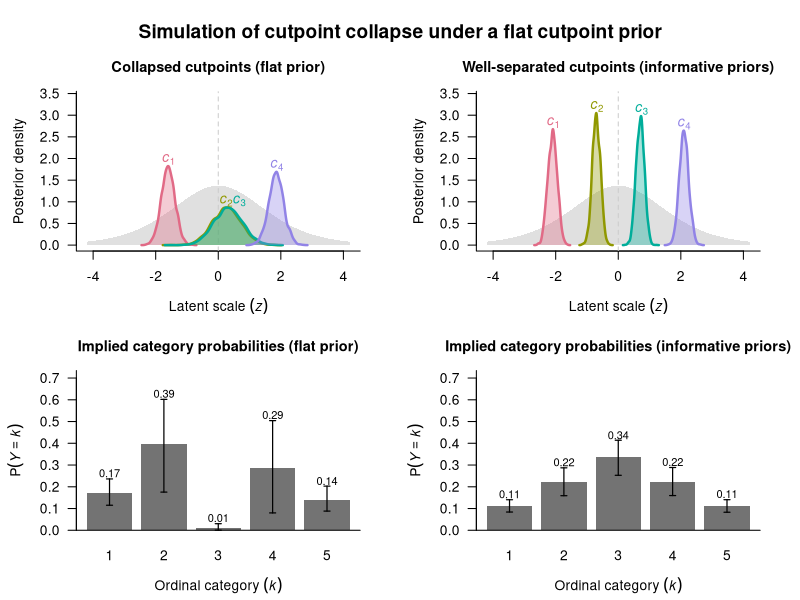
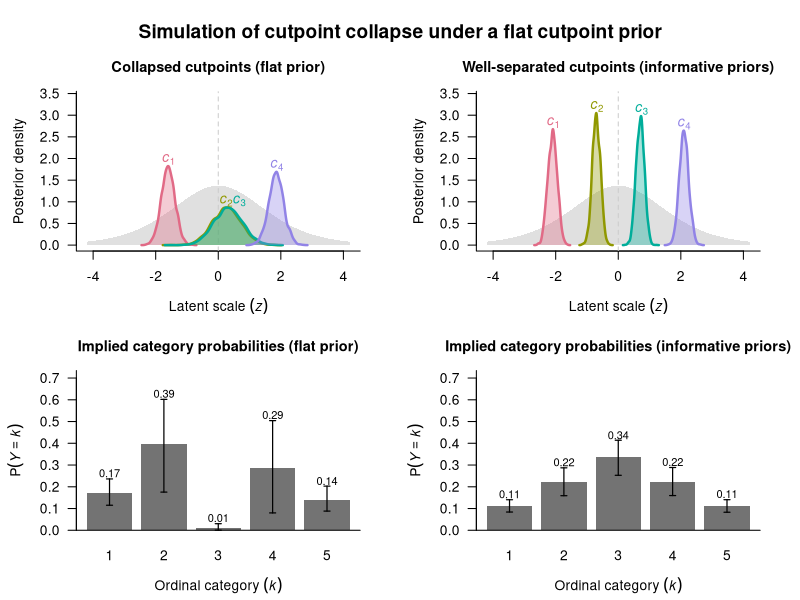

These charts were generated, in order, by the following R code:
# ------------------------------------------------------------------
# Cutpoint collapse vs. well-separated cutpoints in a cumulative
# (ordered logistic) model -- styled to match the parallel-lines
# (proportional odds) diagram so the two figures sit together in
# one paper.
#
# 2 x 2 layout:
#   columns : collapsed cutpoints (left) | well-separated cutpoints (right)
#   rows    : cutpoint posteriors on the latent scale (top)
#             implied category probabilities with 95% CrI (bottom)
#
# Style conventions shared with po_diagram():
#   * base graphics, bty = "l", las = 1
#   * hcl.colors(., "Dark 3") line palette
#   * colour-matched plotmath labels (italic(c)[k]) placed on the plot
#     itself rather than in a legend box
#   * faint grey dotted/dashed reference guides
#   * bold per-panel titles + one bold outer title via mtext
# ------------------------------------------------------------------

cutpoint_collapse_diagram <- function(collapse_draws, good_draws,
                                      xlim = c(-4.2, 4.2), n = 400) {
  
  stopifnot(ncol(collapse_draws) == ncol(good_draws))
  
  Jc   <- ncol(collapse_draws)            # number of cutpoints (K - 1)
  K    <- Jc + 1
  cols <- hcl.colors(Jc, palette = "Dark 3")
  
  # ---- densities of every cutpoint, both scenarios -----------------
  dens_list <- function(d) lapply(seq_len(Jc), function(k) density(d[[k]]))
  dens_col  <- dens_list(collapse_draws)
  dens_good <- dens_list(good_draws)
  
  # common y-range for the two top panels, so widths/heights of the
  # posteriors are visually comparable across columns
  dens_ymax <- max(vapply(c(dens_col, dens_good), function(d) max(d$y), 0))
  dens_ylim <- c(0, dens_ymax * 1.12)
  
  # latent standard-logistic backdrop, scaled to sit under the densities
  xs      <- seq(xlim[1], xlim[2], length.out = n)
  latent  <- dlogis(xs) * (0.45 * dens_ymax / dlogis(0))
  
  # spread label positions apart so neighbouring labels keep a minimum
  # gap (same helper as in po_diagram)
  spread_labels <- function(y, mingap) {
    ord <- order(y)
    ys  <- y[ord]
    for (i in seq_along(ys)[-1])
      if (ys[i] - ys[i - 1] < mingap) ys[i] <- ys[i - 1] + mingap
    out <- y
    out[ord] <- ys
    out
  }
  
  # ---- top-row panel: cutpoint posteriors ---------------------------
  dens_panel <- function(dl, main) {
    plot(NA, xlim = xlim, ylim = dens_ylim,
         xlab = expression("Latent scale" ~ (italic(z))),
         ylab = "Posterior density",
         main = main, las = 1, bty = "l")
    
    # grey latent backdrop + zero guide, echoing the guide style of the
    # parallel-lines figure
    polygon(c(xs, rev(xs)), c(latent, rep(0, n)),
            col = "grey88", border = NA)
    abline(v = 0, lty = 2, col = "grey80")
    
    for (k in seq_len(Jc)) {
      d <- dl[[k]]
      polygon(c(d$x, rev(d$x)), c(d$y, rep(0, length(d$y))),
              col = adjustcolor(cols[k], alpha.f = 0.35), border = NA)
      lines(d$x, d$y, col = cols[k], lwd = 2.4)
    }
    
    # colour-matched italic(c)[k] labels above each density peak,
    # nudged horizontally apart if two peaks nearly coincide
    peak_x <- vapply(dl, function(d) d$x[which.max(d$y)], 0)
    peak_y <- vapply(dl, function(d) max(d$y), 0)
    lab_x  <- spread_labels(peak_x, 0.05 * diff(xlim))
    text(lab_x, pmin(peak_y + 0.05 * dens_ymax, dens_ylim[2]),
         labels = parse(text = paste0("italic(c)[", seq_len(Jc), "]")),
         col = cols, cex = 1, xpd = NA)
  }
  
  # ---- bottom-row panel: implied category probabilities -------------
  prob_summary <- function(d) {
    cum <- cbind(0, plogis(as.matrix(d)), 1)
    p   <- cum[, -1, drop = FALSE] - cum[, -ncol(cum), drop = FALSE]
    q   <- apply(p, 2, quantile, probs = c(0.025, 0.975))
    list(mean = colMeans(p), lo = q[1, ], hi = q[2, ])
  }
  
  ps_col  <- prob_summary(collapse_draws)
  ps_good <- prob_summary(good_draws)
  prob_ymax <- max(ps_col$hi, ps_good$hi) * 1.22
  
  prob_panel <- function(ps, main) {
    mid <- barplot(ps$mean, names.arg = seq_len(K),
                   col = "grey45", border = NA,
                   ylim = c(0, prob_ymax),
                   xlab = expression("Ordinal category" ~ (italic(k))),
                   ylab = expression(plain(P) * group("(", italic(Y) == italic(k), ")")),
                   main = main, las = 1)
    box(bty = "l")
    arrows(mid, ps$lo, mid, ps$hi,
           angle = 90, code = 3, length = 0.03, lwd = 1.2)
    text(mid, ps$hi + 0.035 * prob_ymax,
         labels = sprintf("%.2f", ps$mean), cex = 0.8, xpd = NA)
  }
  
  op <- par(mfrow = c(2, 2), mar = c(4.2, 4.6, 3, 2.4), oma = c(0, 0, 2.5, 0),
            cex.main = 1.05, font.main = 2)
  on.exit(par(op))
  
  dens_panel(dens_col,  "Collapsed cutpoints (flat prior)")
  dens_panel(dens_good, "Well-separated cutpoints (informative priors)")
  prob_panel(ps_col,    "Implied category probabilities (flat prior)")
  prob_panel(ps_good,   "Implied category probabilities (informative priors)")
  mtext("Simulation of cutpoint collapse under a flat cutpoint prior",
        outer = TRUE, cex = 1.15, font = 2)
  invisible(NULL)
}

# ------------------------------------------------------------------
# Inputs: simulated posterior draws
# (swap in as_draws_df() output from real Stan fits -- columns c1..c4)
# ------------------------------------------------------------------
set.seed(42)
n_draws <- 4000

collapse_draws <- data.frame(
  c1 = rnorm(n_draws, -1.60, 0.22),
  c2 = rnorm(n_draws,  0.28, 0.45)
)
collapse_draws$c3 <- collapse_draws$c2 + abs(rnorm(n_draws, 0.03, 0.05))
collapse_draws$c4 <- rnorm(n_draws, 1.85, 0.24)

good_draws <- data.frame(
  c1 = rnorm(n_draws, -2.10, 0.15),
  c2 = rnorm(n_draws, -0.70, 0.13),
  c3 = rnorm(n_draws,  0.70, 0.13),
  c4 = rnorm(n_draws,  2.10, 0.15)
)

# draw to screen
cutpoint_collapse_diagram(collapse_draws, good_draws)

# save for the thesis (uncomment as needed)
# pdf("cutpoint_collapse.pdf", width = 11, height = 9)
# cutpoint_collapse_diagram(collapse_draws, good_draws); dev.off()
png("~/Desktop/cutpoint_collapse.png", width = 11, height = 9, units = "in", res = 600)
cutpoint_collapse_diagram(collapse_draws, good_draws)
dev.off()
